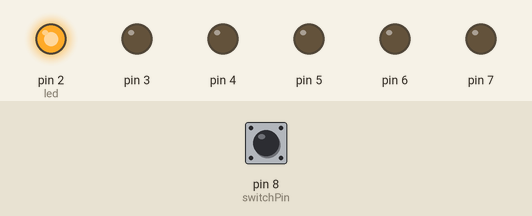
A sketch run on a simulated Arduino Uno, built with avr-gcc and run on an emulated ATmega328P. Shown: output pins drawn as LEDs (lit = HIGH). The test bench sets the inputs (shaded band); at power-on: pin 8 (switchPin) LOW.

Above: at 0.16 s.
At 1.17 s:
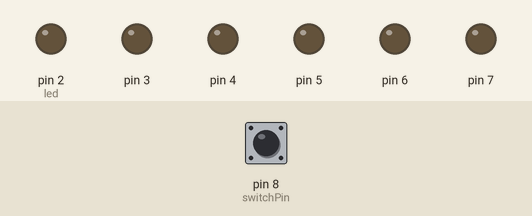
At 2.52 s:
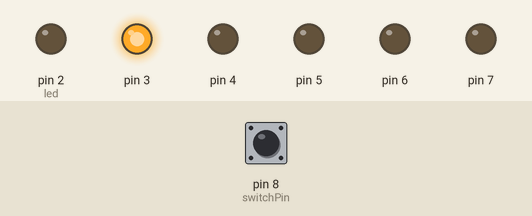
Timing chart, 0 to 3.0 s (numbered marks = the images above):
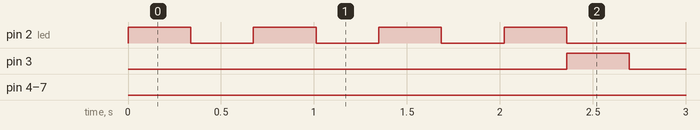

Measured:
- by itself, pin 2 (led), pin 3: alternates HIGH for 0.34 s and LOW for 0.34 s, 8 changes in all, then stays LOW
- by itself, pin 4: LOW → HIGH at 4.7 s, → LOW 0.34 s later, → HIGH 0.34 s later, → LOW 0.34 s later, … (8 changes in this stretch)
- by itself, pin 5: LOW → HIGH at 7.1 s, → LOW 0.34 s later, → HIGH 0.34 s later, → LOW 0.34 s later, … (8 changes in this stretch)
- by itself, pin 6: LOW → HIGH at 9.4 s, → LOW 0.34 s later, → HIGH 0.34 s later, → LOW 0.34 s later, … (8 changes in this stretch)
- by itself, pin 7: LOW → HIGH at 11.8 s, → LOW 0.34 s later, → HIGH 0.34 s later, → LOW 0.34 s later, … (8 changes in this stretch)

The sketch:

hourglass-led.ino
```cpp
// mobile code life
// digital hourglass - project 08
// still works like you know what !!  what what!!

const int switchPin = 8;

unsigned long previousTime = 0;
int switchState, prevSwitchState = 0;


int led = 2;
long interval = 60000; // 10 mins in millis 10 * 60  secs


void setup() {
  // setup leds and pins
  for(int x=2; x<8;x++){
    pinMode(x, OUTPUT); // it's gonna go from  2 to 8 first arg x is pin
  }

  pinMode(switchPin, INPUT);
}

void loop() {
  // time for the loop int main void arg loopy loop
  unsigned  long currentTime = millis();
  if(currentTime - previousTime > interval); {
    previousTime = currentTime;
    for(int x=2;x<8;x++){
      digitalWrite(led, HIGH);  // lights the pin
      delay(337);
      digitalWrite(led, LOW);
      delay(337);
      digitalWrite(led, HIGH);
      delay(337);
      digitalWrite(led, LOW);
      delay(337);
      digitalWrite(led, HIGH);
      delay(337);
      digitalWrite(led, LOW);
      delay(337);
      digitalWrite(led, HIGH);
      delay(337);
      digitalWrite(led, LOW);
      led++;
    }


    //if(led ==  7){
      // something happens at end of hour -- lightshow doors pink floyd?

    //}
  }
  switchState = digitalRead(switchPin);
  if(switchState != prevSwitchState){
    for(int x=2;x<8;x++){
      digitalWrite(x, LOW);
    }

    led = 2;
    previousTime = currentTime;
  }

  prevSwitchState = switchState;
}
```
